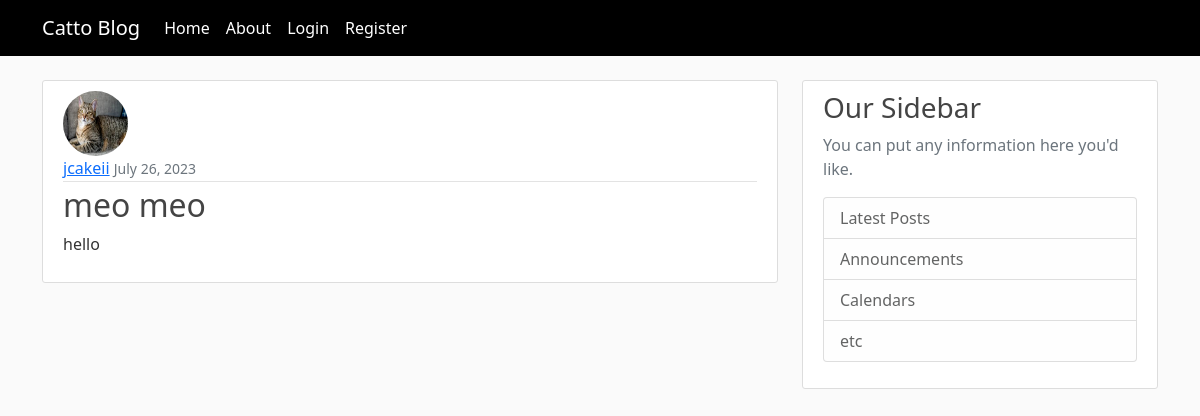
Screenshot of /post/11/ with the database file from the repository.
### blog/models.py (models this page shows, shortened)
class Post(models.Model): #each class is its own table in the database
    title = models.CharField(max_length = 100)
    content = models.TextField()
    date_posted = models.DateTimeField(default = timezone.now) #set the date posted to current date
    author = models.ForeignKey(User, on_delete=models.CASCADE) #pass in the related User table and what we want Django to do if the user who created the post gets deleted: if a user gets deleted, delete the post

### user/models.py (models this page shows, shortened)
class Profile(models.Model):
    user = models.OneToOneField(User, on_delete=models.CASCADE) #if user is deleted, delete the profile
    image = models.ImageField(default = 'default.jpg', upload_to = 'profile_pics')

### blog/views.py (the view)
# urls.py: path('post/<int:pk>/', PostDetailView.as_view(), name= 'post-detail'), #pk = primary key, the key for the post
class PostDetailView(DetailView):
    model = Post #if named according to convention, only needs one line

### blog/templates/blog/post_detail.html (shortened to what this page needs)
{% extends "blog/base.html" %}
{% block content %}
  <article class="media content-section">
    <img class="rounded-circle article-img" src="{{ object.author.profile.image.url }}">
    <div class="media-body">
      <div class="article-metadata">
        <a class="mr-2" href="{% url 'user-posts' object.author.username %}">{{ object.author }}</a>
        <small class="text-muted">{{ object.date_posted|date:"F d, Y" }}</small>
      </div>
      <h2 class="article-title">{{ object.title }}</h2>
      <p class="article-content">{{ object.content }}</p>
    </div>
  </article>
{% endblock content %}

### blog/static/blog/main.css (style rules this page uses)
body { background: #fafafa; color: #333333; margin-top: 5rem; }
h1, h2, h3, h4, h5, h6 { color: #444444; }
.content-section { background: #ffffff; padding: 10px 20px; border: 1px solid #dddddd; border-radius: 3px; margin-bottom: 20px; }
.article-title { color: #444444; }
.article-content { white-space: pre-line; }
.article-img { height: 65px; width: 65px; margin-right: 16px; }
.article-metadata { padding-bottom: 1px; margin-bottom: 4px; border-bottom: 1px solid #e3e3e3 }

### rows the page displays
Post: author.profile.image (picture), author "jcakeii", date_posted "July 26, 2023", title "meo meo", content "hello"
